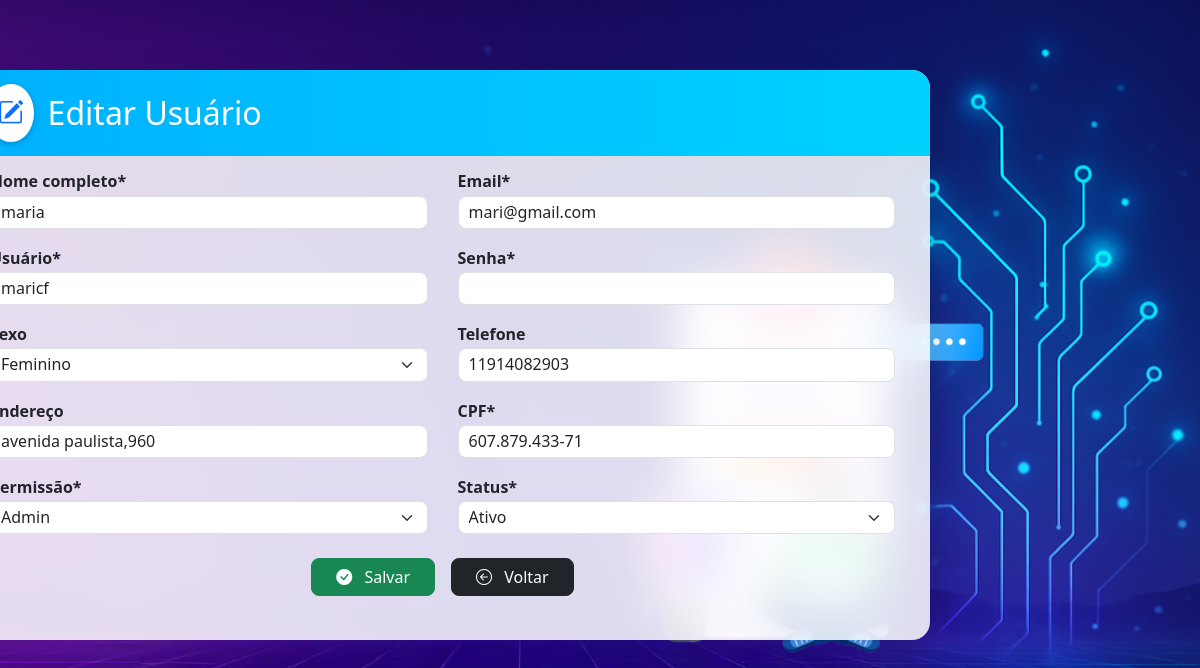
/editar/9, run on the app's committed database.
### tables this page shows
CREATE TABLE usuarios (
    id INTEGER PRIMARY KEY AUTOINCREMENT,
    nome TEXT NOT NULL,
    email TEXT NOT NULL,
    usuario TEXT NOT NULL,
    senha TEXT NOT NULL,
    sexo TEXT,
    telefone TEXT,
    endereco TEXT,
    cpf TEXT NOT NULL,
    permissao TEXT NOT NULL,
    status TEXT NOT NULL
);

### app.py (the view)
@app.route("/editar/<int:id>", methods=["GET", "POST"])
def editar(id):
    if request.method == "POST":
        atualizar_usuario(id, request.form)
        return redirect(url_for("index"))
    usuario = obter_usuario(id)
    if not usuario:
        return redirect(url_for("index"))
    return render_template("edit.html", usuario=usuario)

### app.py (called while the page is built)
def get_conn():
    return sqlite3.connect(DB_PATH)

def obter_usuario(uid: int):
    with get_conn() as conn:
        cur = conn.cursor()
        cur.execute("""
            SELECT id, nome, email, usuario, senha, sexo, telefone,
                   endereco, cpf, permissao, status
            FROM usuarios
            WHERE id=?
        """, (uid,))
        return cur.fetchone()

### templates/edit.html (shortened to what this page needs)
{% extends 'base.html' %}
{% block content %}
<div class="card-edit">
  <div class="custom-header">
    <i class="bi bi-pencil-square header-icon"></i>
    <h2 class="mb-0">Editar Usuário</h2>
  </div>
  <div class="edit-scroll">
    <form method="POST" action="{{ url_for('editar', id=usuario[0]) }}">
      <div class="form-grid">
        <div class="campo">
          <label class="form-label">Nome completo*</label>
          <input type="text" name="nome" class="form-control"
                 value="{{ (usuario[1] if usuario else '') | default('') }}" required>
        </div>
        <div class="campo">
          <label class="form-label">Email*</label>
          <input type="email" name="email" class="form-control"
                 value="{{ (usuario[2] if usuario else '') | default('') }}" required>
        </div>
        <div class="campo">
          <label class="form-label">Usuário*</label>
          <input type="text" name="usuario" class="form-control"
                 value="{{ (usuario[3] if usuario else '') | default('') }}" required>
        </div>
        <div class="campo">
          <label for="senha" class="form-label">Senha*</label>
          <div class="input-with-eye">
            <input
              type="password"
              name="senha"
              class="form-control"
              id="senha"
              required
              minlength="6"
              maxlength="8"
              pattern="^(?=.*[a-z])(?=.*[A-Z])(?=.*\d)(?=.*[^A-Za-z0-9]).{6,8}$"
              title="A senha deve ter de 6 a 8 caracteres e conter: 1 maiúscula, 1 minúscula, 1 número e 1 símbolo."
              autocomplete="new-password"
            />
          </div>
        </div>
        <div class="campo">
          <label class="form-label">Sexo</label>
          {% set sexo_val = (usuario[5] if usuario else '') %}
          <select name="sexo" class="form-select">
            <option value="Feminino"  {{ 'selected' if sexo_val=='Feminino'  else '' }}>Feminino</option>
          </select>
        </div>
        <div class="campo">
          <label class="form-label">Telefone</label>
          <input type="tel" name="telefone" class="form-control"
                 value="{{ (usuario[6] if usuario else '') | default('') }}">
        </div>
        <div class="campo">
          <label class="form-label">Endereço</label>
          <input type="text" name="endereco" class="form-control"
                 value="{{ (usuario[7] if usuario else '') | default('') }}">
        </div>
        <div class="campo">
          <label class="form-label">CPF*</label>
          <input type="text" name="cpf" class="form-control"
                 value="{{ (usuario[8] if usuario else '') | default('') }}" required>
        </div>
        <div class="campo">
          <label class="form-label">Permissão*</label>
          {% set perm_val = (usuario[9] if usuario else '') %}
          <select name="permissao" class="form-select" required>
            <option value="Admin"   {{ 'selected' if perm_val=='Admin'   else '' }}>Admin</option>
          </select>
        </div>
        <div class="campo">
          <label class="form-label">Status*</label>
          {% set status_val = (usuario[10] if usuario else '') %}
          <select name="status" class="form-select" required>
            <option value="Ativo"   {{ 'selected' if status_val=='Ativo'   else '' }}>Ativo</option>
          </select>
        </div>
      </div>
      <div class="text-center mt-4 d-flex justify-content-center gap-3">
        <button type="submit" class="btn btn-success btn-custom px-4">
          <i class="bi bi-check-circle-fill me-2"></i> Salvar
        </button>
        <a href="{{ url_for('index') }}" class="btn btn-dark btn-custom px-4">
          <i class="bi bi-arrow-left-circle me-2"></i> Voltar
        </a>
      </div>
    </form>
  </div>
</div>
{% endblock %}

### static/style.css (style rules this page uses)
body { font-family: 'Segoe UI', Tahoma, Geneva, Verdana, sans-serif; background-image: url('/static/img/background-cadastro.jpg'); background-size: cover; background-position: center; background-repeat: no-repeat; min-height: 100vh; margin: 0; }
:root { --card-left: 260px; --card-top: 70px; --card-bottom-gap: 160px; --list-left-adjust: -250px; --edit-left-adjust: -250px; }
.header-icon { font-size: 2rem; background: white; color: #0d6efd; padding: 10px; border-radius: 50%; box-shadow: 0 2px 6px rgba(0,0,0,0.2); }
.btn { border-radius: 8px; transition: all 0.3s ease; }
input.form-control, select.form-select { border-radius: 8px; box-shadow: none !important; }
html, body { height: 100%; overflow: hidden; }
.form-grid { display: grid; grid-template-columns: minmax(280px,1fr) minmax(280px,1fr); column-gap: var(--col-gap); row-gap: var(--row-gap); }
.form-grid label { display: inline-block; margin: 0 0 4px; font-weight: 600; line-height: 1.2; }
.form-grid input, .form-grid select { height: var(--inp-h); padding: 6px 10px; line-height: 1.2; width: 100%; }
@media (max-width: 1365px) { :root { --card-left: 220px; } }
.campo { display:flex; flex-direction:column; }
.input-with-eye { position: relative; }
.page-edit .card-edit { position: fixed !important; top: var(--card-top) !important; left: calc(var(--card-left) + var(--edit-left-adjust)) !important; width: min(960px, 92vw) !important; background: rgba(255,255,255,0.85); backdrop-filter: blur(20px); border-radius: 18px; box-shadow: 0 8px 30px rgba(0,0,0,0.2); display: flex; flex-direction: column; height: calc(100vh - var(--card-top) - var(--card-bottom-gap)) !important; overflow: hidden; }
.page-edit .card-edit .edit-scroll { flex: 1 1 auto; min-height: 0; overflow-y: auto !important; padding: 16px 20px; }
.card-list .custom-header, .page-edit .card-edit .custom-header { background: linear-gradient(90deg,#00B0FF,#00D2FF) !important; color: #fff !important; padding: 14px 18px !important; border-radius: 18px 18px 0 0 !important; }
.card-edit .custom-header { display: flex; align-items: center; gap: 14px; }
.card-edit .custom-header .header-icon { font-size: 1.6rem; }
.page-edit .form-grid { display: grid; grid-template-columns: 1fr 1fr; gap: 20px 30px; }
.page-edit .form-grid .campo { display: flex; flex-direction: column; }
.page-edit .card-edit { height: calc(100vh - var(--card-top) - var(--card-bottom-gap)); }
.page-edit .card-edit .edit-scroll { flex: 1 1 auto; min-height: 0; overflow-y: scroll; scrollbar-gutter: stable; }
:root { --list-left-adjust: -250px; --edit-left-adjust: -250px; }
.page-edit .card-edit { position: fixed !important; left: calc(var(--card-left) + var(--edit-left-adjust)) !important; }

### data on the page
usuarios: nome "maria", email "mari@gmail.com", usuario "maricf", telefone "11914082903", endereco "avenida paulista,960", cpf "607.879.433-71"
